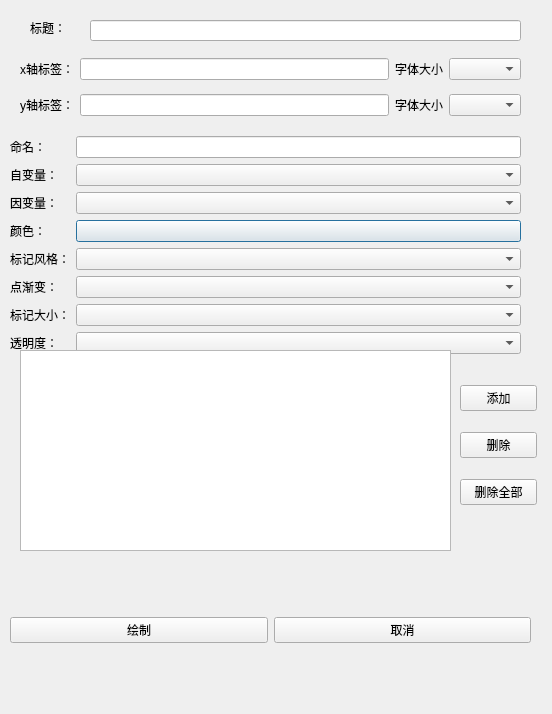
<?xml version="1.0" encoding="UTF-8"?>
<ui version="4.0">
 <class>Dialog</class>
 <widget class="QDialog" name="Dialog">
  <property name="geometry">
   <rect>
    <x>0</x>
    <y>0</y>
    <width>552</width>
    <height>714</height>
   </rect>
  </property>
  <property name="windowTitle">
   <string>Dialog</string>
  </property>
  <widget class="QLineEdit" name="lineEdit_3">
   <property name="geometry">
    <rect>
     <x>90</x>
     <y>20</y>
     <width>431</width>
     <height>21</height>
    </rect>
   </property>
  </widget>
  <widget class="QLabel" name="label_15">
   <property name="geometry">
    <rect>
     <x>30</x>
     <y>20</y>
     <width>31</width>
     <height>16</height>
    </rect>
   </property>
   <property name="text">
    <string>标题：</string>
   </property>
  </widget>
  <widget class="QWidget" name="layoutWidget">
   <property name="geometry">
    <rect>
     <x>20</x>
     <y>50</y>
     <width>501</width>
     <height>74</height>
    </rect>
   </property>
   <layout class="QGridLayout" name="gridLayout">
    <item row="2" column="3">
     <widget class="QComboBox" name="comboBox_9"/>
    </item>
    <item row="0" column="1">
     <widget class="QLineEdit" name="lineEdit"/>
    </item>
    <item row="2" column="1">
     <widget class="QLineEdit" name="lineEdit_2"/>
    </item>
    <item row="0" column="0">
     <widget class="QLabel" name="label_9">
      <property name="text">
       <string>x轴标签：</string>
      </property>
     </widget>
    </item>
    <item row="2" column="2">
     <widget class="QLabel" name="label_12">
      <property name="text">
       <string>字体大小</string>
      </property>
     </widget>
    </item>
    <item row="0" column="3">
     <widget class="QComboBox" name="comboBox_8"/>
    </item>
    <item row="2" column="0">
     <widget class="QLabel" name="label_10">
      <property name="text">
       <string>y轴标签：</string>
      </property>
     </widget>
    </item>
    <item row="0" column="2">
     <widget class="QLabel" name="label_11">
      <property name="text">
       <string>字体大小</string>
      </property>
     </widget>
    </item>
   </layout>
  </widget>
  <widget class="QWidget" name="layoutWidget">
   <property name="geometry">
    <rect>
     <x>10</x>
     <y>130</y>
     <width>511</width>
     <height>241</height>
    </rect>
   </property>
   <layout class="QVBoxLayout" name="verticalLayout_2">
    <item>
     <layout class="QVBoxLayout" name="verticalLayout">
      <item>
       <layout class="QFormLayout" name="formLayout">
        <item row="0" column="1">
         <layout class="QHBoxLayout" name="horizontalLayout"/>
        </item>
        <item row="2" column="0">
         <widget class="QLabel" name="label">
          <property name="text">
           <string>自变量：</string>
          </property>
         </widget>
        </item>
        <item row="2" column="1">
         <widget class="QComboBox" name="comboBox"/>
        </item>
        <item row="3" column="0">
         <widget class="QLabel" name="label_2">
          <property name="text">
           <string>因变量：</string>
          </property>
         </widget>
        </item>
        <item row="3" column="1">
         <widget class="QComboBox" name="comboBox_2"/>
        </item>
        <item row="4" column="0">
         <widget class="QLabel" name="label_3">
          <property name="text">
           <string>颜色：</string>
          </property>
         </widget>
        </item>
        <item row="4" column="1">
         <widget class="QPushButton" name="pushButton">
          <property name="text">
           <string/>
          </property>
         </widget>
        </item>
        <item row="5" column="0">
         <widget class="QLabel" name="label_4">
          <property name="text">
           <string>标记风格：</string>
          </property>
         </widget>
        </item>
        <item row="5" column="1">
         <widget class="QComboBox" name="comboBox_3"/>
        </item>
        <item row="6" column="0">
         <widget class="QLabel" name="label_5">
          <property name="text">
           <string>点渐变：</string>
          </property>
         </widget>
        </item>
        <item row="6" column="1">
         <widget class="QComboBox" name="comboBox_4"/>
        </item>
        <item row="7" column="0">
         <widget class="QLabel" name="label_6">
          <property name="text">
           <string>标记大小：</string>
          </property>
         </widget>
        </item>
        <item row="7" column="1">
         <widget class="QComboBox" name="comboBox_5"/>
        </item>
        <item row="8" column="0">
         <widget class="QLabel" name="label_8">
          <property name="text">
           <string>透明度：</string>
          </property>
         </widget>
        </item>
        <item row="8" column="1">
         <widget class="QComboBox" name="comboBox_7"/>
        </item>
        <item row="1" column="0">
         <widget class="QLabel" name="label_7">
          <property name="text">
           <string>命名：</string>
          </property>
         </widget>
        </item>
        <item row="1" column="1">
         <widget class="QLineEdit" name="lineEdit_4"/>
        </item>
       </layout>
      </item>
     </layout>
    </item>
   </layout>
  </widget>
  <widget class="QWidget" name="layoutWidget">
   <property name="geometry">
    <rect>
     <x>10</x>
     <y>590</y>
     <width>521</width>
     <height>81</height>
    </rect>
   </property>
   <layout class="QHBoxLayout" name="horizontalLayout_2">
    <item>
     <widget class="QPushButton" name="pushButton_3">
      <property name="text">
       <string>绘制</string>
      </property>
     </widget>
    </item>
    <item>
     <widget class="QPushButton" name="pushButton_4">
      <property name="text">
       <string>取消</string>
      </property>
     </widget>
    </item>
   </layout>
  </widget>
  <widget class="QTableView" name="tableView">
   <property name="geometry">
    <rect>
     <x>20</x>
     <y>350</y>
     <width>431</width>
     <height>201</height>
    </rect>
   </property>
  </widget>
  <widget class="QWidget" name="layoutWidget">
   <property name="geometry">
    <rect>
     <x>460</x>
     <y>370</y>
     <width>77</width>
     <height>151</height>
    </rect>
   </property>
   <layout class="QVBoxLayout" name="verticalLayout_3">
    <item>
     <widget class="QPushButton" name="pushButton_2">
      <property name="text">
       <string>添加</string>
      </property>
     </widget>
    </item>
    <item>
     <widget class="QPushButton" name="pushButton_5">
      <property name="text">
       <string>删除</string>
      </property>
     </widget>
    </item>
    <item>
     <widget class="QPushButton" name="pushButton_6">
      <property name="text">
       <string>删除全部</string>
      </property>
     </widget>
    </item>
   </layout>
  </widget>
 </widget>
 <resources/>
 <connections/>
</ui>
